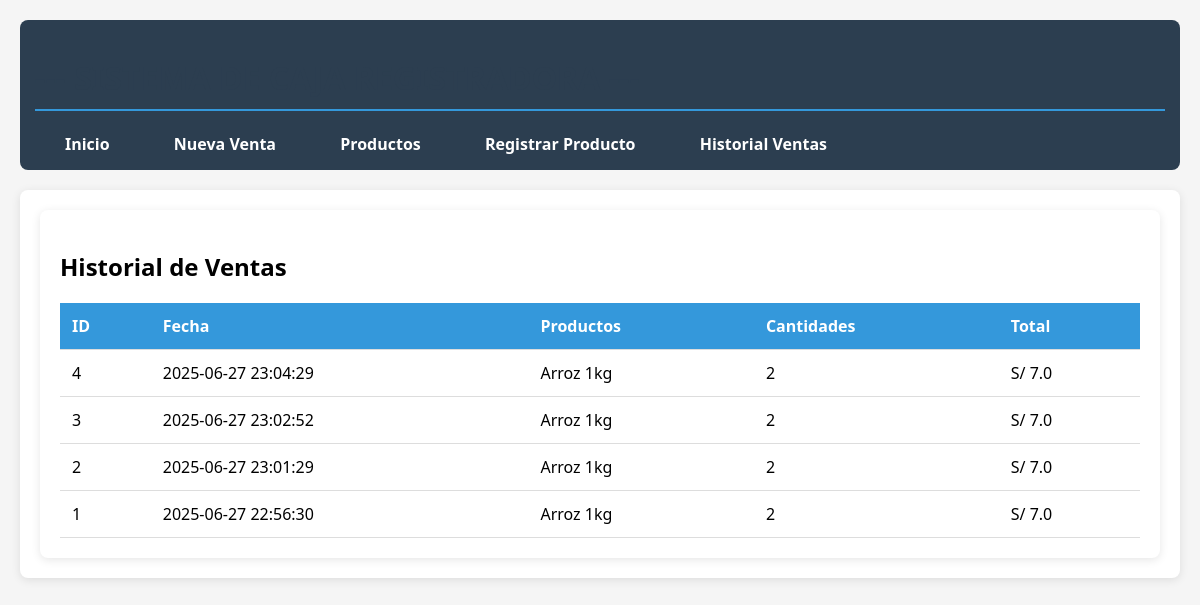
The page /historial-ventas on the database as committed earlier.
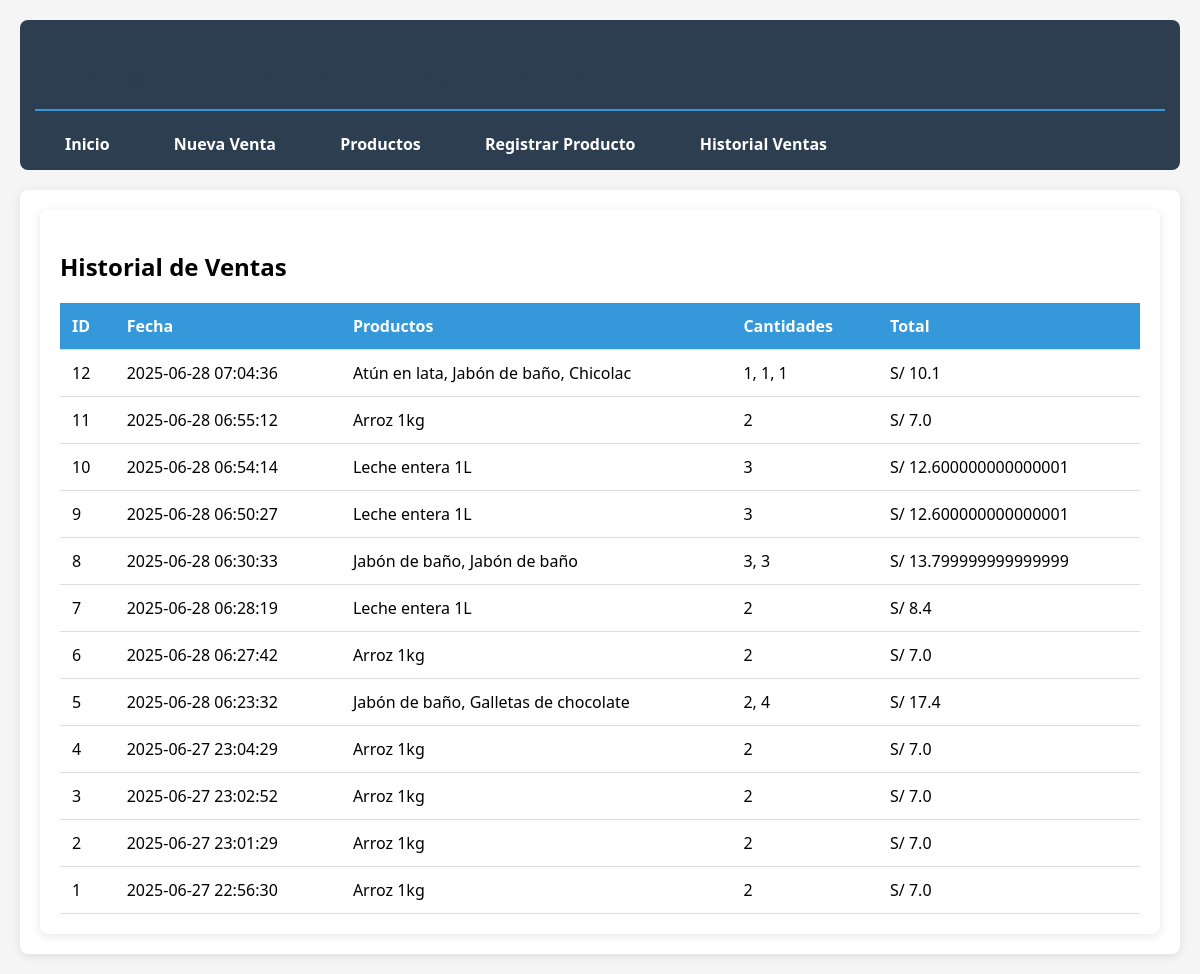
The same page on the database as committed later.
### tables this page shows
CREATE TABLE ventas (
        id INTEGER PRIMARY KEY AUTOINCREMENT,
        fecha TIMESTAMP DEFAULT CURRENT_TIMESTAMP,
        total REAL NOT NULL
    );

### app.py (the view)
@app.route('/historial-ventas')
def historial_ventas():
    ventas = VentaController.listar_ventas()
    return render_template('historial_ventas.html', ventas=ventas)

### controlador/venta_controller.py (called while the page is built)
    @staticmethod
    def listar_ventas():
        conn = get_db_connection()
        try:
            cursor = conn.cursor()
            cursor.execute('''
                SELECT v.id, v.fecha, v.total,
                       GROUP_CONCAT(p.nombre, ', ') AS productos,
                       GROUP_CONCAT(dv.cantidad, ', ') AS cantidades
                FROM ventas v
                JOIN detalle_venta dv ON v.id = dv.venta_id
                JOIN productos p ON dv.producto_codigo = p.codigo
                GROUP BY v.id
                ORDER BY v.fecha DESC
            ''')
            return cursor.fetchall()
        except sqlite3.Error as e:
            print(f"Error al listar ventas: {e}")
            return []
        finally:
            conn.close()

### modelo/database.py (called while the page is built)
def get_db_connection():
    return sqlite3.connect('database/tienda.db')

### vista/templates/historial_ventas.html
{% extends "base.html" %}
{% block content %}
<div class="container mt-4">
    <h2>Historial de Ventas</h2>
    <table class="table table-striped">
        <thead class="thead-dark">
            <tr>
                <th>ID</th>
                <th>Fecha</th>
                <th>Productos</th>
                <th>Cantidades</th>
                <th>Total</th>
            </tr>
        </thead>
        <tbody>
            {% for venta in ventas %}
            <tr>
                <td>{{ venta[0] }}</td>
                <td>{{ venta[1] }}</td>
                <td>{{ venta[3] }}</td>
                <td>{{ venta[4] }}</td>
                <td>S/ {{ venta[2] }}</td>
            </tr>
            {% else %}
            <tr>
                <td colspan="5" class="text-center">No hay ventas registradas</td>
            </tr>
            {% endfor %}
        </tbody>
    </table>
</div>
{% endblock %}

### vista/templates/base.html (shortened to what this page needs)
<!DOCTYPE html>
<html lang="es">
<head>
</head>
<body>
    <div class="menu">
        <h1>--- SISTEMA DE CAJA REGISTRADORA ---</h1>
        <nav>
            <a href="{{ url_for('inicio') }}">Inicio</a>
            <a href="{{ url_for('nueva_venta') }}">Nueva Venta</a>
            <a href="{{ url_for('listar_productos') }}">Productos</a>
            <a href="{{ url_for('registrar_producto') }}">Registrar Producto</a>
            <a href="{{ url_for('historial_ventas') }}">Historial Ventas</a>
        </nav>
    </div>
    <div class="container">
        {% block content %}{% endblock %}
    </div>
</body>
</html>

### vista/templates/base.html (style rules this page uses)
body { font-family: 'Segoe UI', Tahoma, Geneva, Verdana, sans-serif; max-width: 1200px; margin: 0 auto; padding: 20px; background-color: #f5f5f5; }
.menu { background-color: #2c3e50; padding: 15px; border-radius: 8px; margin-bottom: 20px; }
.menu a { color: white; text-decoration: none; margin: 0 15px; font-weight: bold; padding: 8px 15px; border-radius: 4px; transition: background-color 0.3s; }
.container { background-color: white; padding: 20px; border-radius: 8px; box-shadow: 0 2px 10px rgba(0,0,0,0.1); }
h1 { color: #2c3e50; border-bottom: 2px solid #3498db; padding-bottom: 10px; }
table { width: 100%; border-collapse: collapse; margin-top: 20px; }
th, td { padding: 12px; text-align: left; border-bottom: 1px solid #ddd; }
th { background-color: #3498db; color: white; }

Rows that differ between the two databases and show on the page:
added ventas: id "12", fecha "2025-06-28 07:04:36", venta "Atún en lata, Jabón de baño, Chicolac", venta "1, 1, 1", total "10.1"
added ventas: id "11", fecha "2025-06-28 06:55:12", venta "Arroz 1kg", venta "2", total "7.0"
added ventas: id "10", fecha "2025-06-28 06:54:14", venta "Leche entera 1L", venta "3", total "12.600000000000001"
added ventas: id "9", fecha "2025-06-28 06:50:27", venta "Leche entera 1L", venta "3", total "12.600000000000001"
added ventas: id "8", fecha "2025-06-28 06:30:33", venta "Jabón de baño, Jabón de baño", venta "3, 3", total "13.799999999999999"
added ventas: id "7", fecha "2025-06-28 06:28:19", venta "Leche entera 1L", venta "2", total "8.4"
added ventas: id "6", fecha "2025-06-28 06:27:42", venta "Arroz 1kg", venta "2", total "7.0"
added ventas: id "5", fecha "2025-06-28 06:23:32", venta "Jabón de baño, Galletas de chocolate", venta "2, 4", total "17.4"
